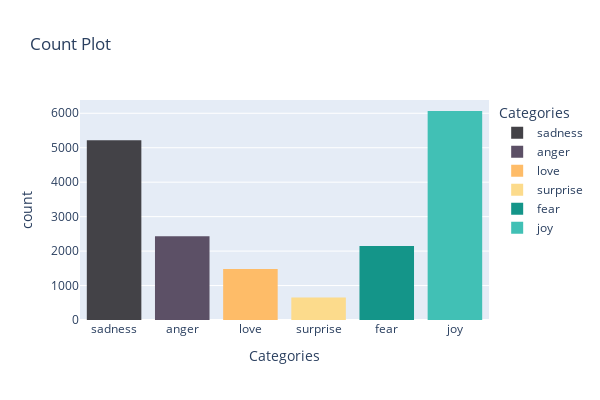

Write notebook code for a chart like this one.
### Code cell
import plotly.express as px
import pandas as pd



# Define custom colors
custom_colors = ['#434247', '#5c5066', '#febc68', '#fcdb8c', '#149589', '#41c0b5']


# Create the count plot using Plotly Express with custom colors
fig = px.histogram(df, x='label', title='Count Plot', color='label',
                   color_discrete_sequence=custom_colors,
                   labels={'label': 'Categories'}, width=600, height=400)

# Show the plot
fig.show()

### Figure 1 — Plotly figure (JSON) as saved in the notebook; plotly's stock layout.template omitted (floating-point values rounded to 4 significant figures; data arrays with more than 128 entries replaced by an {"elided": "..."} marker saying what was removed)
{"data": [{"alignmentgroup": "True", "bingroup": "x", "hovertemplate": "Categories=%{x}<br>count=%{y}<extra></extra>", "legendgroup": "sadness", "marker": {"color": "#434247", "pattern": {"shape": ""}}, "name": "sadness", "offsetgroup": "sadness", "orientation": "v", "showlegend": true, "type": "histogram", "x": {"elided": "5216 str values"}, "xaxis": "x", "yaxis": "y"}, {"alignmentgroup": "True", "bingroup": "x", "hovertemplate": "Categories=%{x}<br>count=%{y}<extra></extra>", "legendgroup": "anger", "marker": {"color": "#5c5066", "pattern": {"shape": ""}}, "name": "anger", "offsetgroup": "anger", "orientation": "v", "showlegend": true, "type": "histogram", "x": {"elided": "2434 str values"}, "xaxis": "x", "yaxis": "y"}, {"alignmentgroup": "True", "bingroup": "x", "hovertemplate": "Categories=%{x}<br>count=%{y}<extra></extra>", "legendgroup": "love", "marker": {"color": "#febc68", "pattern": {"shape": ""}}, "name": "love", "offsetgroup": "love", "orientation": "v", "showlegend": true, "type": "histogram", "x": {"elided": "1482 str values"}, "xaxis": "x", "yaxis": "y"}, {"alignmentgroup": "True", "bingroup": "x", "hovertemplate": "Categories=%{x}<br>count=%{y}<extra></extra>", "legendgroup": "surprise", "marker": {"color": "#fcdb8c", "pattern": {"shape": ""}}, "name": "surprise", "offsetgroup": "surprise", "orientation": "v", "showlegend": true, "type": "histogram", "x": {"elided": "653 str values"}, "xaxis": "x", "yaxis": "y"}, {"alignmentgroup": "True", "bingroup": "x", "hovertemplate": "Categories=%{x}<br>count=%{y}<extra></extra>", "legendgroup": "fear", "marker": {"color": "#149589", "pattern": {"shape": ""}}, "name": "fear", "offsetgroup": "fear", "orientation": "v", "showlegend": true, "type": "histogram", "x": {"elided": "2149 str values"}, "xaxis": "x", "yaxis": "y"}, {"alignmentgroup": "True", "bingroup": "x", "hovertemplate": "Categories=%{x}<br>count=%{y}<extra></extra>", "legendgroup": "joy", "marker": {"color": "#41c0b5", "pattern": {"shape": ""}}, "name": "joy", "offsetgroup": "joy", "orientation": "v", "showlegend": true, "type": "histogram", "x": {"elided": "6066 str values"}, "xaxis": "x", "yaxis": "y"}], "layout": {"barmode": "relative", "height": 400, "legend": {"title": {"text": "Categories"}, "tracegroupgap": 0}, "title": {"text": "Count Plot"}, "width": 600, "xaxis": {"anchor": "y", "categoryarray": ["sadness", "anger", "love", "surprise", "fear", "joy"], "categoryorder": "array", "domain": [0, 1], "title": {"text": "Categories"}}, "yaxis": {"anchor": "x", "domain": [0, 1], "title": {"text": "count"}}}}
